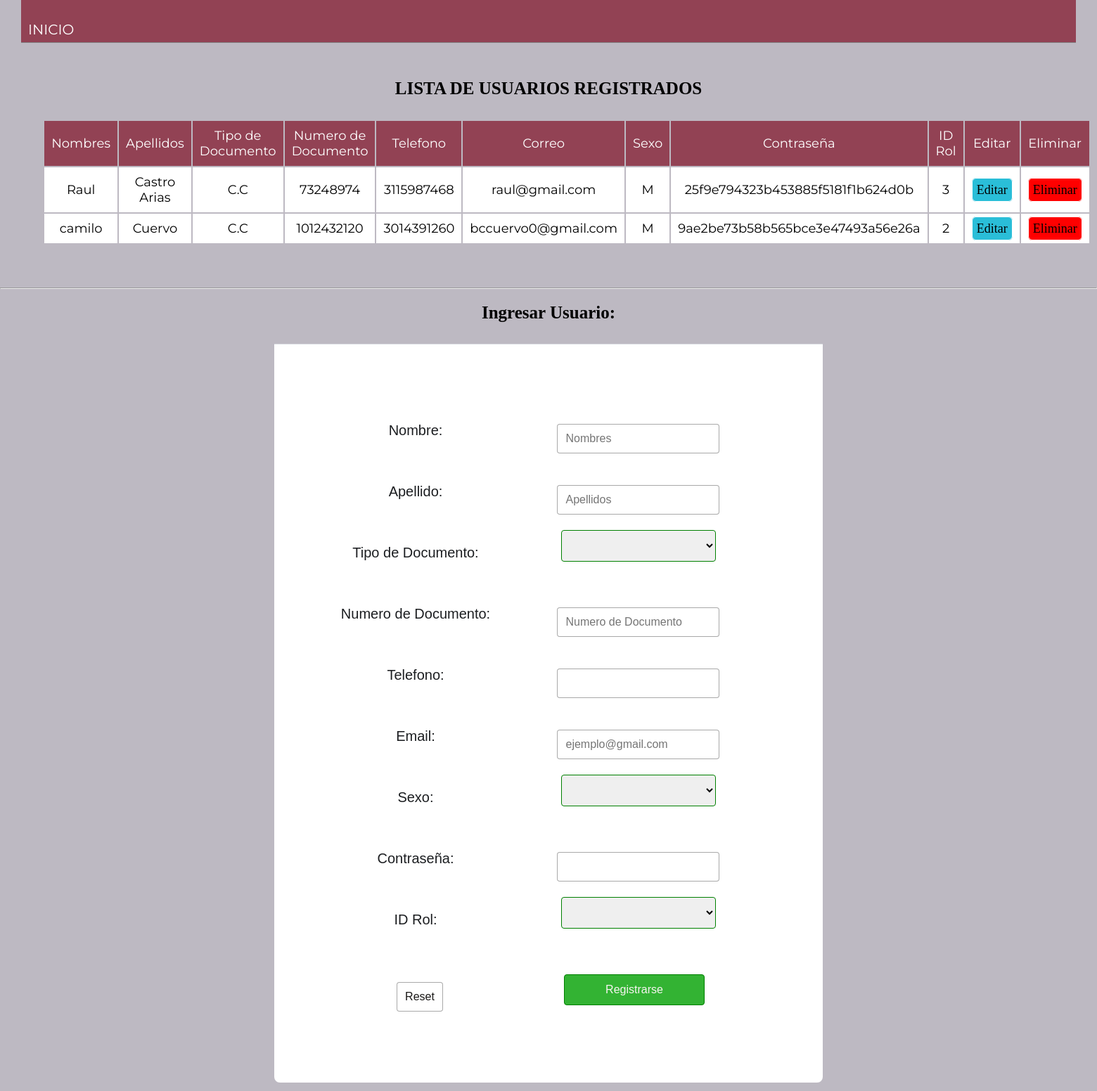
The app's page /FormularioAdministradorUsuarios/index.php with its own data.
### tables this page shows
CREATE TABLE `persona` (
  `Nombres` varchar(100) NOT NULL,
  `Apellidos` varchar(100) NOT NULL,
  `TipodeDocumento` enum('C.C','T.I','C.E') NOT NULL,
  `NumerodeDocumento` int(11) NOT NULL,
  `Telefono` varchar(100) NOT NULL,
  `CorreoElectronico` varchar(200) NOT NULL,
  `Sexo` enum('F','M') NOT NULL,
  `Contrasena` varchar(400) NOT NULL,
  `id_rol` int(11) NOT NULL
);

### FormularioAdministradorUsuarios/index.php (the view, shortened to what this page needs)
<?php
		include 'model/conexion.php';
		$sentencia = $bd->query("SELECT * FROM persona;");
		$usuarios = $sentencia->fetchAll(PDO::FETCH_OBJ);
?>
<!DOCTYPE html>
<html lang="es">
<head>
	<link rel="stylesheet" href="CSS/tabla.css">
</head>
<body>
    <div id="header">
        <a class="return  header" href="">INICIO</a>
    </div>
	<center>
		<div class="div__firmts">
		<h3>LISTA DE USUARIOS REGISTRADOS</h3>
		<table class="table__1">
			<tbody>
			<tr class="td__tittle">
				<td>Nombres</td>
				<td>Apellidos</td>
				<td>Tipo de Documento</td>
				<td>Numero de Documento</td>
				<td>Telefono</td>
				<td>Correo</td>
                <td>Sexo</td>
				<td>Contraseña</td>
                <td>ID Rol</td>
				<td>Editar</td>
				<td>Eliminar</td>
			</tr>
			</tbody>
			<?php
				foreach ($usuarios as $dato) {
					?>
					<tr class="content">
						<td><?php echo $dato->Nombres; ?></td>
						<td><?php echo $dato->Apellidos; ?></td>
						<td><?php echo $dato->TipodeDocumento; ?></td>
						<td><?php echo $dato->NumerodeDocumento; ?></td>
						<td><?php echo $dato->Telefono; ?></td>
						<td><?php echo $dato->CorreoElectronico; ?></td>
                        <td><?php echo $dato->Sexo; ?></td>
						<td><?php echo $dato->Contrasena; ?></td>
						<td><?php echo $dato->id_rol; ?></td>
						<td><a class="editar" href="editar.php?id=<?php echo $dato->NumerodeDocumento; ?>">Editar</a></td>
						<td><a class="eliminar" href="eliminar.php?id=<?php echo $dato->NumerodeDocumento; ?>">Eliminar</a></td>
					</tr>
					<?php
				}
			?>
		</table>
		</div>
		<hr>
		<h3>Ingresar Usuario:</h3>
		<form class="form" method="POST" action="insertar.php">
			<table class="form__items">
            <tr>
				<td>Nombre: </td>
				<td><input type="text" name="txtNombres" placeholder="Nombres" required></td>
			</tr>
		    <tr>
			    <td>Apellido: </td>
				<td><input type="text" name="txtApellidos" placeholder="Apellidos" required></td>
			</tr>
			<tr>
				  <td>Tipo de Documento: </td>
				  <td>
            <select name="txtTipodeDocumento" id="" required>
					    <option value=""></option>
					    <option value="1">C.C</option>
				    </select>
                 </td>
			</tr>
			<tr>
				<td>Numero de Documento: </td>
				<td><input type="text" name="txtNumerodeDocumento" minlength="7" maxlength="10" placeholder="Numero de Documento" required></td>
			</tr>
			<tr>
				<td>Telefono: </td>
				<td><input type="text" name="txtTelefono" minlength="10" maxlength="10" required></td>
			</tr>
            <tr>
				<td>Email: </td>
				<td><input type="text" name="txtCorreoElectronico" pattern=".+@.+.com" placeholder="ejemplo@gmail.com" required></td>
			</tr>
            <tr>
				 <td>Sexo: </td>
				 <td>
                      <select name="txtSexo" id="" required>
					   <option value=""></option>
					   <option value="1">F</option>
				      </select>
                </td>
			</tr>
            <tr>
				<td>Contraseña: </td>
				<td><input type="password" name="txtContrasena"></td>
			</tr>
            <tr>
				 <td>ID Rol: </td>
				 <td>
                      <select name="txtRol" id="" required>
					   <option value=""></option>
					   <option value="1">1</option>
				      </select>
                </td>
			</tr>
			<tr>
				<td><input type="reset" name=""></td>
				<td><input type="submit" name="Enviar" value="Registrarse"></td>
			</tr>
			</table>
		</form>
	</center>
</body>
</html>

### FormularioAdministradorUsuarios/CSS/tabla.css (style rules this page uses)
* { padding: 0; margin: 0; box-sizing: border-box; }
html { font-size: 10px; font-family: 'Montserrat', sans-serif; scroll-behavior: smooth; }
a { text-decoration: none; }
body { background:rgb(189, 185, 194); -webkit-background-size: cover; -moz-background-size: cover; -o-background-size: cover; background-size: cover; }
#header { position: relative; z-index: 1; padding-top: 0; max-width: 1500px; margin: 0 auto; padding: 30px 0; border-bottom: gray 1px solid; background-color: rgb(146, 66, 84); }
.return { margin-left: 10px; float: left; color: white; display: flex; justify-content: flex-start; font-size: 20px; }
.div__firmts { position:static; padding: 2%; width: auto; max-width: auto; }
h3 { font-size: 25px; font-family: 'Times New Roman', Times, serif; margin-top: 20px; }
.table__1 { width: auto; max-width: auto; margin: 15px; padding: 15px; }
.td__tittle { font-size: 18px; background-color: rgb(146, 66, 84); color: white; position:relative; }
td { text-align: center; padding: 10px; width: 9%; }
tbody { background: white; }
.content { font-size: 18px; }
.editar { background: rgb(42, 190, 216); border-radius: 6px; color: black; padding: 6px; border:white 1px solid; font-family: 'Times New Roman', Times, serif; }
.eliminar { background: red; border-radius: 6px; color: black; padding: 6px; border:white 1px solid; font-family: 'Times New Roman', Times, serif; }
form { position: relative; width: auto; max-width: auto; padding-top: 30px; }
.form__items { background-color: #fff; border-radius: 0 0 8px 8px; border-top: 1px solid #dadde1; color: #1c1e21; line-height: 1.34; margin: auto; width: 50%; padding: 5%; margin-bottom: 12px; font-size: 20px; text-align: center; font-family: 'Franklin Gothic Medium', 'Arial Narrow', Arial, sans-serif; }
input { margin-left: 12px; justify-content: flex-start; margin-top: 23px; font-style: unset; color: rgb(26, 24, 23); font-size: 16px; width: auto; padding: 11px; border: 1px solid #0a0a0a59; border-radius: 4px; background: #fff; transition: all .2s cubic-bezier(.83,.9,.68,.73); }
input[type="submit"] { position: right; margin-right: 12px; background: rgb(51, 179, 51); font-style: unset; color: rgb(248, 244, 241); font-size: 16px; width: 200px; margin-bottom: 20px; padding: 12px; border: 1px solid green; border-radius: 4px; transition: all .2s cubic-bezier(.83,.9,.68,.73); }
select { position: right; margin-left: 12px; font-style: unset; color: black; font-size: 16px; width: 220px; margin-bottom: 20px; padding: 12px; border: 1px solid green; border-radius: 4px; transition: all .2s cubic-bezier(.83,.9,.68,.73); }

### records on screen
persona: Nombres "Raul", Apellidos "Castro Arias", TipodeDocumento "C.C", NumerodeDocumento "73248974", Telefono "3115987468", CorreoElectronico "raul@gmail.com", Sexo "M", Contrasena "25f9e794323b453885f5181f1b624d0b", id_rol "3"
persona: Nombres "camilo", Apellidos "Cuervo", TipodeDocumento "C.C", NumerodeDocumento "1012432120", Telefono "3014391260", CorreoElectronico "bccuervo0@gmail.com", Sexo "M", Contrasena "9ae2be73b58b565bce3e47493a56e26a", id_rol "2"
